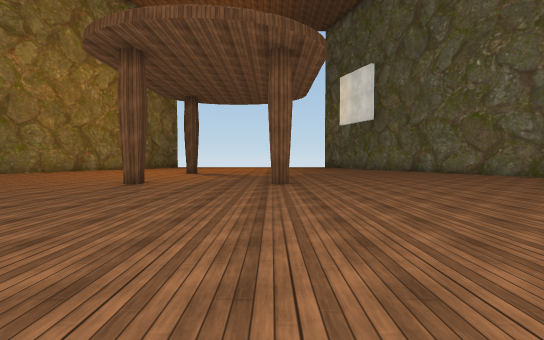
view 1 (above)

23 first-person views from a walk through a scene from a Unity 3-D project. The camera is 1.2 m above the floor, tilts 2° down and sees 85° across. The floor is counted in squares, 2 m on a side. Each view is taken from the middle of a square. On the plan, view 1 faces up. The plan holds only what a view shows up to about 9 squares ahead; the rest is blank. The place goes on beyond the plan. The player is left out. Some surface patterns are stand-ins.

view 2
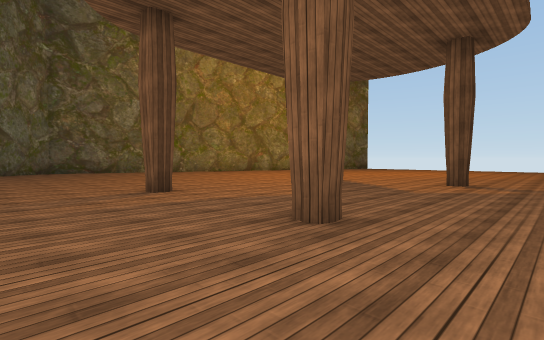

view 3
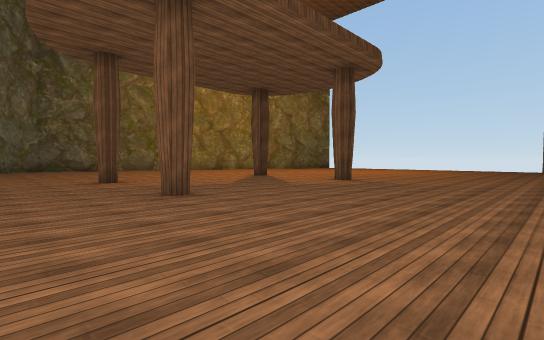

view 4
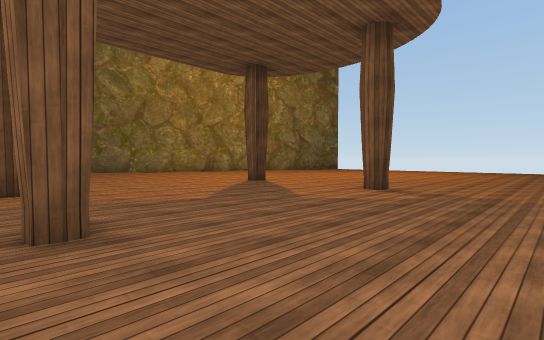

view 5
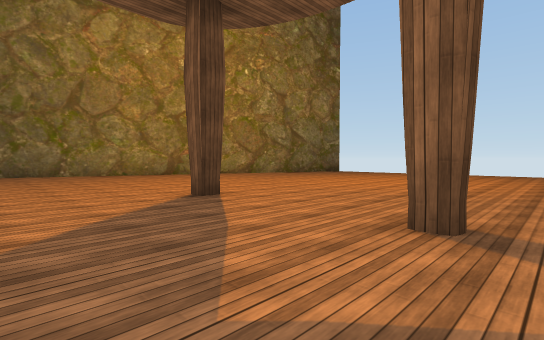

view 6
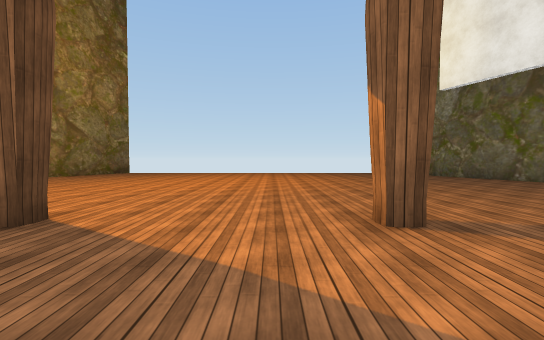

view 7
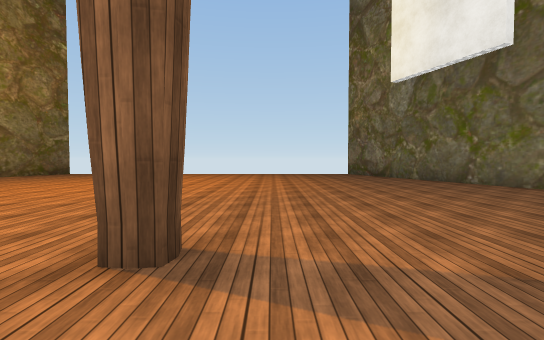

view 8
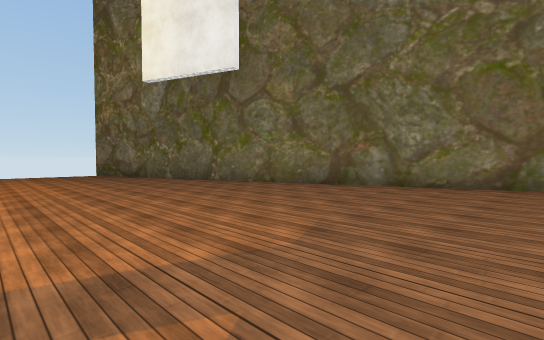

view 9
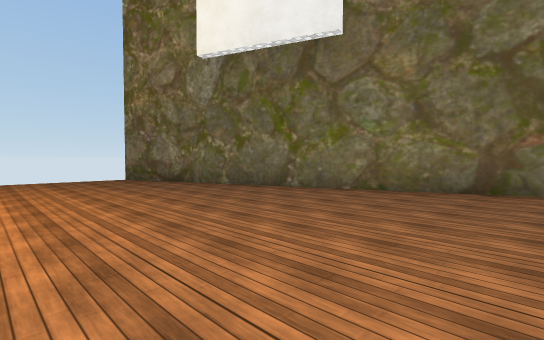

view 10
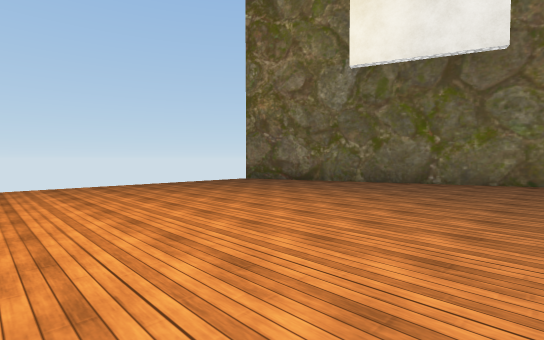

view 11
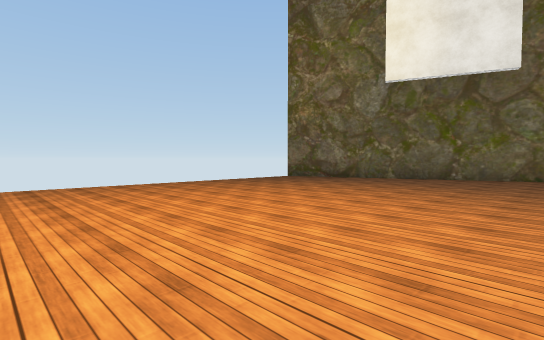

view 12
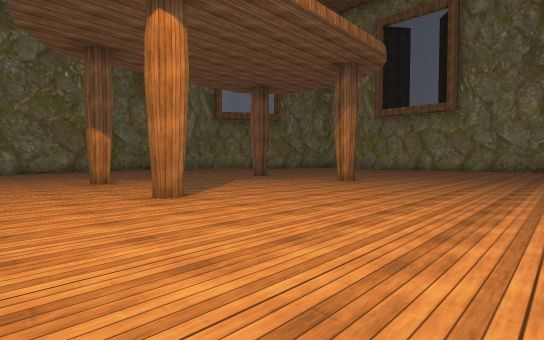

view 13
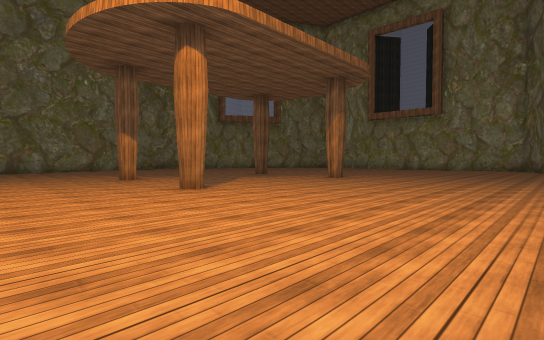

view 14
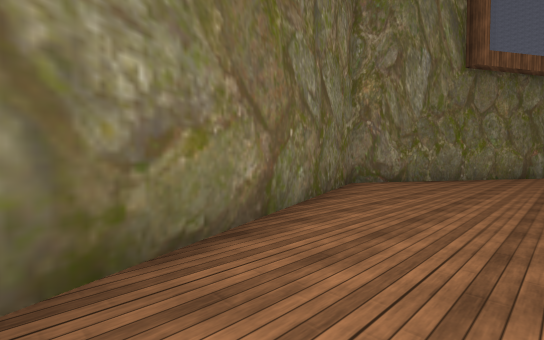

view 15
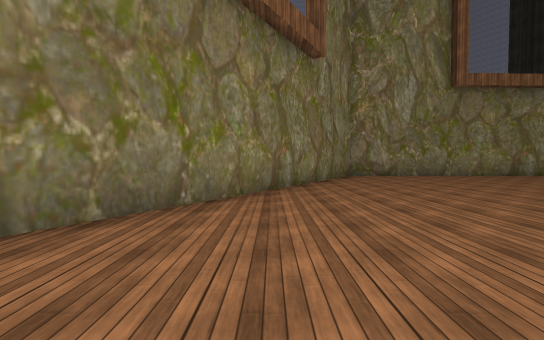

view 16
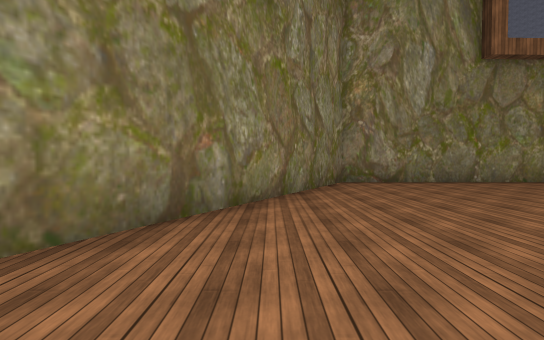

view 17
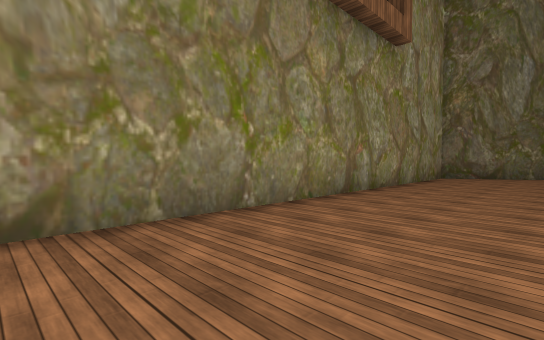

view 18
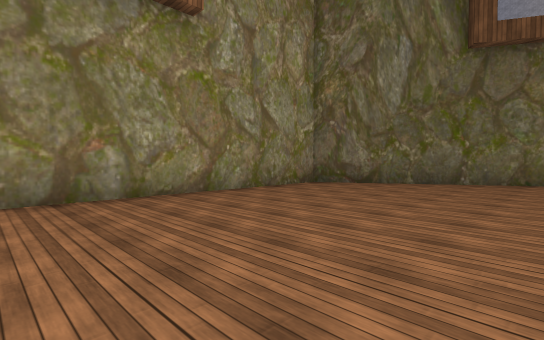

view 19
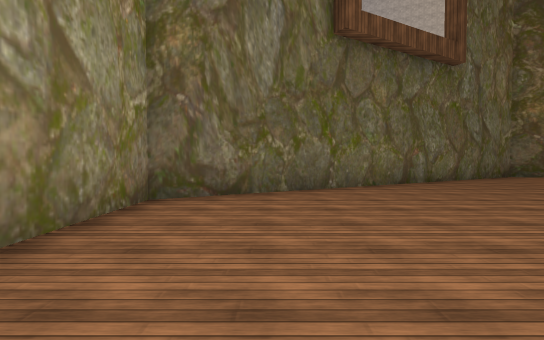

view 20
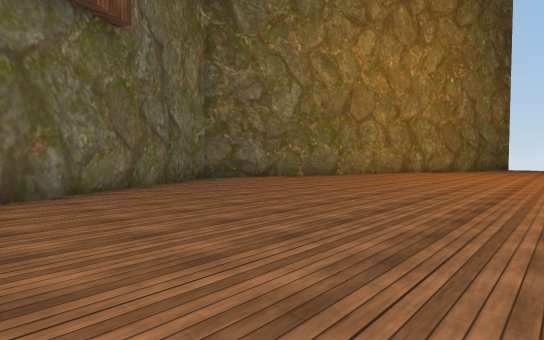

view 21
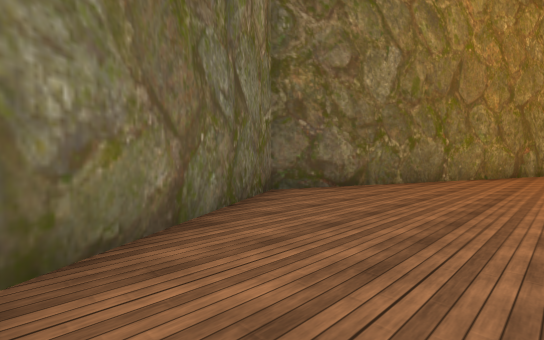

view 22
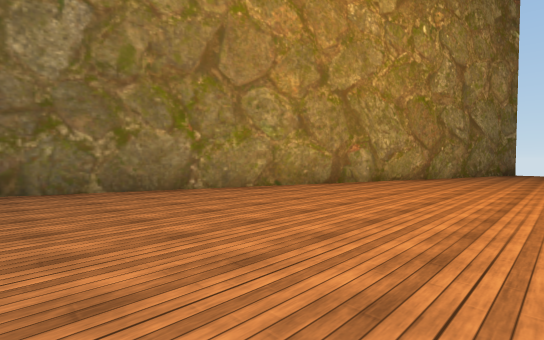

view 23
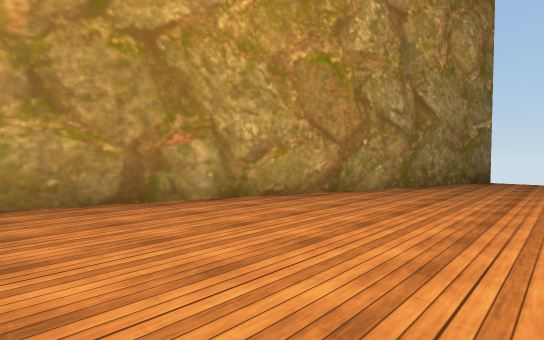

### Floor plan
Key: @ floor where view 1 was taken; # wall or solid block; . floor.
Columns run from 13 left of view 1 to 10 right of it. Each row starts with its distance up from view 1.
 23      #.. .........#
 22     ##.. .........#
 21     #... .........##
 20     #..............#
 19    ##..............#
 18    #...............##
 17    #................#
 16   ##................#
 15   #..................#
 14   #..................#
 13  ##.......#..#.......#
 12  #....................#
 11  #....................#
 10 #.....................##
  9 #......................#
  8 #......................#
  7 #.........#..#.........#
  6 #......................#
  5 ##....................#
  4  #...................##
  3  ##..................#
  2   #.................##
  1    #................#
  0    ##........@.....##
 -1     #..............#
 -2     ##............#
 -3      ##############

Where each view was taken, in squares from view 1:
view 1: 0 up, 0 right, facing up
view 2: 5 up, 2 right, facing up-left
view 3: 5 up, 5 right, facing up-left
view 4: 7 up, 3 right, facing up-left
view 5: 10 up, 1 right, facing up-left
view 6: 10 up, 1 left, facing up
view 7: 11 up, 1 right, facing up
view 8: 11 up, 1 right, facing up-right
view 9: 14 up, 1 right, facing up-right
view 10: 16 up, 2 left, facing up-right
view 11: 16 up, 4 left, facing up-right
view 12: 15 up, 8 left, facing down-right
view 13: 16 up, 9 left, facing down-right
view 14: 14 up, 6 right, facing down-right
view 15: 8 up, 7 right, facing down
view 16: 5 up, 6 right, facing down
view 17: 0 up, 3 right, facing down-left
view 18: 2 up, 1 left, facing down-left
view 19: 1 down, 3 left, facing left
view 20: 2 up, 5 left, facing up-left
view 21: 3 up, 9 left, facing up-left
view 22: 9 up, 6 left, facing up-left
view 23: 14 up, 6 left, facing up-left
